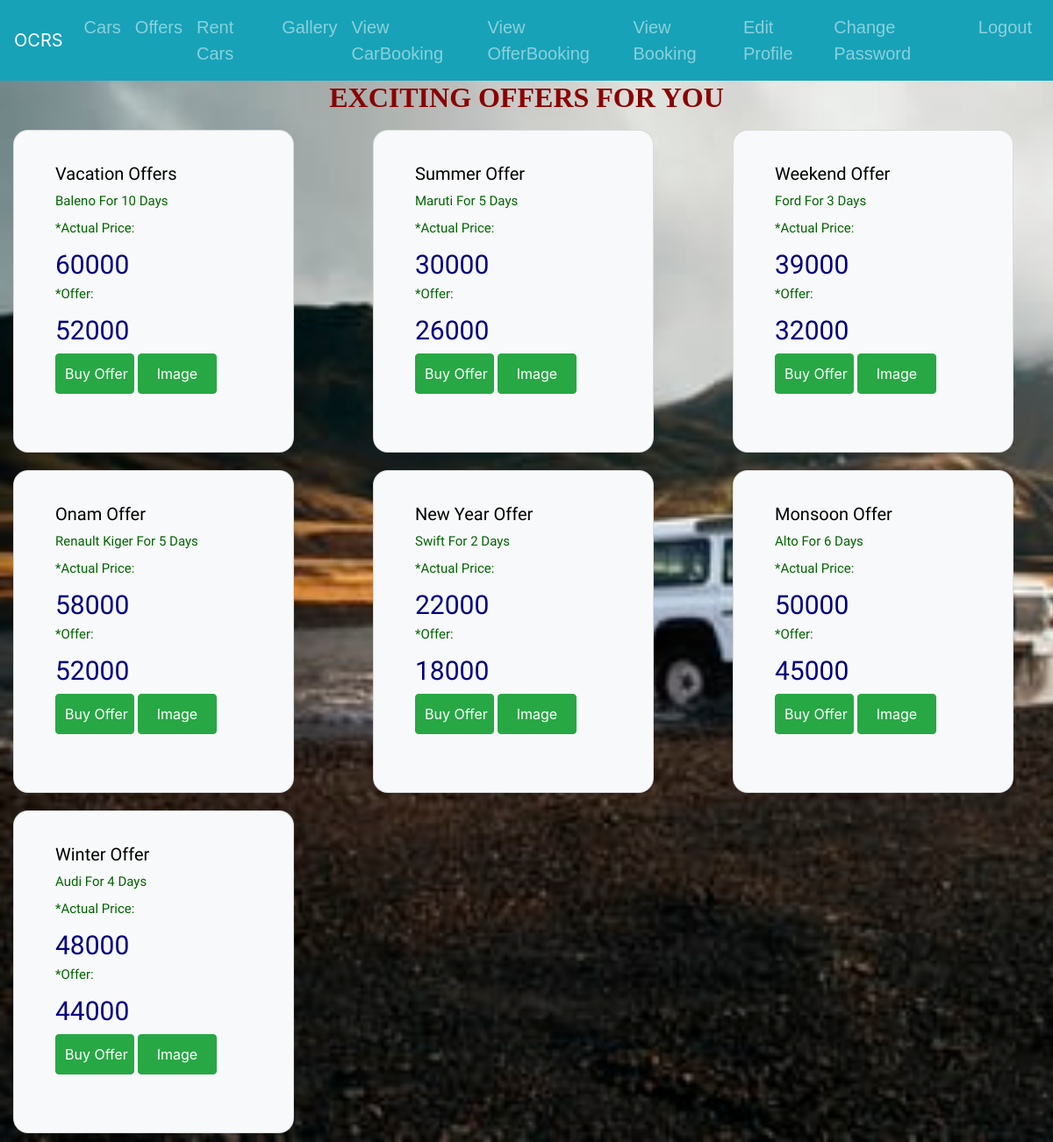
Screenshot of /offers/ with the database file from the repository.
### sample/models.py (models this page shows)
class Offers(models.Model):
    title =models.CharField(max_length=200)
    description = models.TextField(max_length=100)
    image = models.FileField(upload_to='offers',max_length=300)
    actual_price = models.BigIntegerField()
    offer= models.BigIntegerField()

### sample/views.py (the view)
# urls.py: path('offers/',offers,name='offers'),
def offers(request):
    offer = Offers.objects.all()
    return render(request,'offers.html',{'data':offer})

### sample/templates/offers.html (shortened to what this page needs)
{% extends 'userbase.html' %}
{% block content %}
{% load static %}
<!DOCTYPE html>
<html lang="en">
<head>
    <link rel="stylesheet" href="https://maxcdn.bootstrapcdn.com/bootstrap/4.0.0/css/bootstrap.min.css">
        <body>
            <div class="main">
                <div class="heading">
                    <h2>EXCITING OFFERS FOR YOU</h2>
                </div>
                <div class="offer">
                      <div class="row">
                        {% for d in data %}
                        <div class="col-md-4">
                        <div class="card bg-light" style="width:20rem; height:23rem;">
                            <div class="card-body">
                                <h5 class="card-title">{{d.title}}</h5>
                                <p class="card-text">{{d.description}}</p>
                                <p >*Actual Price:</p><h1>{{d.actual_price}}</h1>
                                <p >*Offer:</p><h1>{{d.offer}}</h1>
                                <a href="{% url 'offer_booking' d.id %}" class="btn btn-success" style="width: 40%; padding: 10px 10px 10px 10px;">Buy Offer</a>
                                <a href="{% url 'offer_images' d.id %}" class="btn btn-success" style="width: 40%;padding: 10px 10px 10px 10px;">Image</a>
                            </div>
                        </div>
                </div>
                {% endfor %}
                </div>
                </div>
        </body>
</html>
{% endblock content %}

### sample/templates/userbase.html (style rules this page uses)
h2 { color:darkred; font-family: cursive; }

### rows the page displays
Offers: title "Vacation Offers", description "Baleno For 10 Days", actual_price "60000", offer "52000"
Offers: title "Summer Offer", description "Maruti For 5 Days", actual_price "30000", offer "26000"
Offers: title "Weekend Offer", description "Ford For 3 Days", actual_price "39000", offer "32000"
Offers: title "Onam Offer", description "Renault Kiger For 5 Days", actual_price "58000", offer "52000"
Offers: title "New Year Offer", description "Swift For 2 Days", actual_price "22000", offer "18000"
Offers: title "Monsoon Offer", description "Alto For 6 Days", actual_price "50000", offer "45000"
Offers: title "Winter Offer", description "Audi For 4 Days", actual_price "48000", offer "44000"
